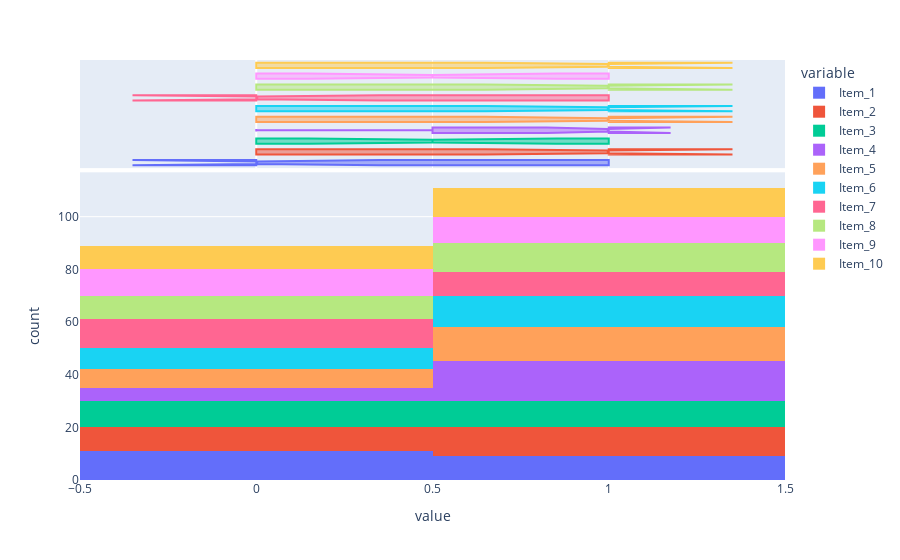

The cell this chart's notebook holds for it:
### Code cell
fig = px.histogram(df, x=df.columns[1:], marginal='box')
fig.show()

### Figure 1 — Plotly figure (JSON) as saved in the notebook; plotly's stock layout.template omitted (floating-point values rounded to 4 significant figures)
{"data": [{"alignmentgroup": "True", "bingroup": "x", "hovertemplate": "variable=Item_1<br>value=%{x}<br>count=%{y}<extra></extra>", "legendgroup": "Item_1", "marker": {"color": "#636efa", "pattern": {"shape": ""}}, "name": "Item_1", "offsetgroup": "Item_1", "orientation": "v", "showlegend": true, "type": "histogram", "x": [1, 1, 1, 1, 1, 0, 1, 0, 0, 0, 0, 0, 0, 0, 1, 0, 1, 0, 0, 1], "xaxis": "x", "yaxis": "y"}, {"alignmentgroup": "True", "hovertemplate": "variable=Item_1<br>value=%{x}<extra></extra>", "legendgroup": "Item_1", "marker": {"color": "#636efa"}, "name": "Item_1", "notched": true, "offsetgroup": "Item_1", "showlegend": false, "type": "box", "x": [1, 1, 1, 1, 1, 0, 1, 0, 0, 0, 0, 0, 0, 0, 1, 0, 1, 0, 0, 1], "xaxis": "x2", "yaxis": "y2"}, {"alignmentgroup": "True", "bingroup": "x", "hovertemplate": "variable=Item_2<br>value=%{x}<br>count=%{y}<extra></extra>", "legendgroup": "Item_2", "marker": {"color": "#EF553B", "pattern": {"shape": ""}}, "name": "Item_2", "offsetgroup": "Item_2", "orientation": "v", "showlegend": true, "type": "histogram", "x": [1, 1, 1, 1, 1, 0, 1, 0, 1, 0, 0, 1, 0, 0, 0, 1, 0, 0, 1, 1], "xaxis": "x", "yaxis": "y"}, {"alignmentgroup": "True", "hovertemplate": "variable=Item_2<br>value=%{x}<extra></extra>", "legendgroup": "Item_2", "marker": {"color": "#EF553B"}, "name": "Item_2", "notched": true, "offsetgroup": "Item_2", "showlegend": false, "type": "box", "x": [1, 1, 1, 1, 1, 0, 1, 0, 1, 0, 0, 1, 0, 0, 0, 1, 0, 0, 1, 1], "xaxis": "x2", "yaxis": "y2"}, {"alignmentgroup": "True", "bingroup": "x", "hovertemplate": "variable=Item_3<br>value=%{x}<br>count=%{y}<extra></extra>", "legendgroup": "Item_3", "marker": {"color": "#00cc96", "pattern": {"shape": ""}}, "name": "Item_3", "offsetgroup": "Item_3", "orientation": "v", "showlegend": true, "type": "histogram", "x": [1, 1, 1, 1, 1, 0, 0, 0, 1, 1, 0, 0, 1, 0, 0, 0, 1, 0, 1, 0], "xaxis": "x", "yaxis": "y"}, {"alignmentgroup": "True", "hovertemplate": "variable=Item_3<br>value=%{x}<extra></extra>", "legendgroup": "Item_3", "marker": {"color": "#00cc96"}, "name": "Item_3", "notched": true, "offsetgroup": "Item_3", "showlegend": false, "type": "box", "x": [1, 1, 1, 1, 1, 0, 0, 0, 1, 1, 0, 0, 1, 0, 0, 0, 1, 0, 1, 0], "xaxis": "x2", "yaxis": "y2"}, {"alignmentgroup": "True", "bingroup": "x", "hovertemplate": "variable=Item_4<br>value=%{x}<br>count=%{y}<extra></extra>", "legendgroup": "Item_4", "marker": {"color": "#ab63fa", "pattern": {"shape": ""}}, "name": "Item_4", "offsetgroup": "Item_4", "orientation": "v", "showlegend": true, "type": "histogram", "x": [1, 0, 1, 1, 0, 1, 1, 1, 1, 1, 1, 1, 1, 1, 1, 1, 0, 1, 0, 0], "xaxis": "x", "yaxis": "y"}, {"alignmentgroup": "True", "hovertemplate": "variable=Item_4<br>value=%{x}<extra></extra>", "legendgroup": "Item_4", "marker": {"color": "#ab63fa"}, "name": "Item_4", "notched": true, "offsetgroup": "Item_4", "showlegend": false, "type": "box", "x": [1, 0, 1, 1, 0, 1, 1, 1, 1, 1, 1, 1, 1, 1, 1, 1, 0, 1, 0, 0], "xaxis": "x2", "yaxis": "y2"}, {"alignmentgroup": "True", "bingroup": "x", "hovertemplate": "variable=Item_5<br>value=%{x}<br>count=%{y}<extra></extra>", "legendgroup": "Item_5", "marker": {"color": "#FFA15A", "pattern": {"shape": ""}}, "name": "Item_5", "offsetgroup": "Item_5", "orientation": "v", "showlegend": true, "type": "histogram", "x": [0, 0, 0, 0, 1, 1, 1, 1, 1, 1, 1, 1, 1, 1, 1, 0, 1, 0, 0, 1], "xaxis": "x", "yaxis": "y"}, {"alignmentgroup": "True", "hovertemplate": "variable=Item_5<br>value=%{x}<extra></extra>", "legendgroup": "Item_5", "marker": {"color": "#FFA15A"}, "name": "Item_5", "notched": true, "offsetgroup": "Item_5", "showlegend": false, "type": "box", "x": [0, 0, 0, 0, 1, 1, 1, 1, 1, 1, 1, 1, 1, 1, 1, 0, 1, 0, 0, 1], "xaxis": "x2", "yaxis": "y2"}, {"alignmentgroup": "True", "bingroup": "x", "hovertemplate": "variable=Item_6<br>value=%{x}<br>count=%{y}<extra></extra>", "legendgroup": "Item_6", "marker": {"color": "#19d3f3", "pattern": {"shape": ""}}, "name": "Item_6", "offsetgroup": "Item_6", "orientation": "v", "showlegend": true, "type": "histogram", "x": [0, 0, 0, 0, 0, 1, 1, 1, 1, 1, 1, 1, 1, 1, 1, 1, 0, 0, 1, 0], "xaxis": "x", "yaxis": "y"}, {"alignmentgroup": "True", "hovertemplate": "variable=Item_6<br>value=%{x}<extra></extra>", "legendgroup": "Item_6", "marker": {"color": "#19d3f3"}, "name": "Item_6", "notched": true, "offsetgroup": "Item_6", "showlegend": false, "type": "box", "x": [0, 0, 0, 0, 0, 1, 1, 1, 1, 1, 1, 1, 1, 1, 1, 1, 0, 0, 1, 0], "xaxis": "x2", "yaxis": "y2"}, {"alignmentgroup": "True", "bingroup": "x", "hovertemplate": "variable=Item_7<br>value=%{x}<br>count=%{y}<extra></extra>", "legendgroup": "Item_7", "marker": {"color": "#FF6692", "pattern": {"shape": ""}}, "name": "Item_7", "offsetgroup": "Item_7", "orientation": "v", "showlegend": true, "type": "histogram", "x": [0, 0, 0, 0, 0, 0, 1, 1, 1, 0, 0, 1, 0, 0, 0, 1, 1, 1, 1, 1], "xaxis": "x", "yaxis": "y"}, {"alignmentgroup": "True", "hovertemplate": "variable=Item_7<br>value=%{x}<extra></extra>", "legendgroup": "Item_7", "marker": {"color": "#FF6692"}, "name": "Item_7", "notched": true, "offsetgroup": "Item_7", "showlegend": false, "type": "box", "x": [0, 0, 0, 0, 0, 0, 1, 1, 1, 0, 0, 1, 0, 0, 0, 1, 1, 1, 1, 1], "xaxis": "x2", "yaxis": "y2"}, {"alignmentgroup": "True", "bingroup": "x", "hovertemplate": "variable=Item_8<br>value=%{x}<br>count=%{y}<extra></extra>", "legendgroup": "Item_8", "marker": {"color": "#B6E880", "pattern": {"shape": ""}}, "name": "Item_8", "offsetgroup": "Item_8", "orientation": "v", "showlegend": true, "type": "histogram", "x": [1, 0, 1, 0, 1, 1, 1, 1, 0, 0, 0, 0, 0, 0, 0, 1, 1, 1, 1, 1], "xaxis": "x", "yaxis": "y"}, {"alignmentgroup": "True", "hovertemplate": "variable=Item_8<br>value=%{x}<extra></extra>", "legendgroup": "Item_8", "marker": {"color": "#B6E880"}, "name": "Item_8", "notched": true, "offsetgroup": "Item_8", "showlegend": false, "type": "box", "x": [1, 0, 1, 0, 1, 1, 1, 1, 0, 0, 0, 0, 0, 0, 0, 1, 1, 1, 1, 1], "xaxis": "x2", "yaxis": "y2"}, {"alignmentgroup": "True", "bingroup": "x", "hovertemplate": "variable=Item_9<br>value=%{x}<br>count=%{y}<extra></extra>", "legendgroup": "Item_9", "marker": {"color": "#FF97FF", "pattern": {"shape": ""}}, "name": "Item_9", "offsetgroup": "Item_9", "orientation": "v", "showlegend": true, "type": "histogram", "x": [0, 1, 0, 0, 1, 0, 0, 1, 1, 1, 0, 0, 0, 0, 0, 1, 1, 1, 1, 1], "xaxis": "x", "yaxis": "y"}, {"alignmentgroup": "True", "hovertemplate": "variable=Item_9<br>value=%{x}<extra></extra>", "legendgroup": "Item_9", "marker": {"color": "#FF97FF"}, "name": "Item_9", "notched": true, "offsetgroup": "Item_9", "showlegend": false, "type": "box", "x": [0, 1, 0, 0, 1, 0, 0, 1, 1, 1, 0, 0, 0, 0, 0, 1, 1, 1, 1, 1], "xaxis": "x2", "yaxis": "y2"}, {"alignmentgroup": "True", "bingroup": "x", "hovertemplate": "variable=Item_10<br>value=%{x}<br>count=%{y}<extra></extra>", "legendgroup": "Item_10", "marker": {"color": "#FECB52", "pattern": {"shape": ""}}, "name": "Item_10", "offsetgroup": "Item_10", "orientation": "v", "showlegend": true, "type": "histogram", "x": [0, 1, 0, 0, 0, 1, 0, 1, 1, 1, 1, 0, 0, 1, 0, 1, 1, 1, 0, 1], "xaxis": "x", "yaxis": "y"}, {"alignmentgroup": "True", "hovertemplate": "variable=Item_10<br>value=%{x}<extra></extra>", "legendgroup": "Item_10", "marker": {"color": "#FECB52"}, "name": "Item_10", "notched": true, "offsetgroup": "Item_10", "showlegend": false, "type": "box", "x": [0, 1, 0, 0, 0, 1, 0, 1, 1, 1, 1, 0, 0, 1, 0, 1, 1, 1, 0, 1], "xaxis": "x2", "yaxis": "y2"}], "layout": {"barmode": "relative", "legend": {"title": {"text": "variable"}, "tracegroupgap": 0}, "margin": {"t": 60}, "xaxis": {"anchor": "y", "domain": [0, 1], "title": {"text": "value"}}, "xaxis2": {"anchor": "y2", "domain": [0, 1], "matches": "x", "showgrid": true, "showticklabels": false}, "yaxis": {"anchor": "x", "domain": [0, 0.7326], "title": {"text": "count"}}, "yaxis2": {"anchor": "x2", "domain": [0.7426, 1], "matches": "y2", "showgrid": false, "showline": false, "showticklabels": false, "ticks": ""}}}
